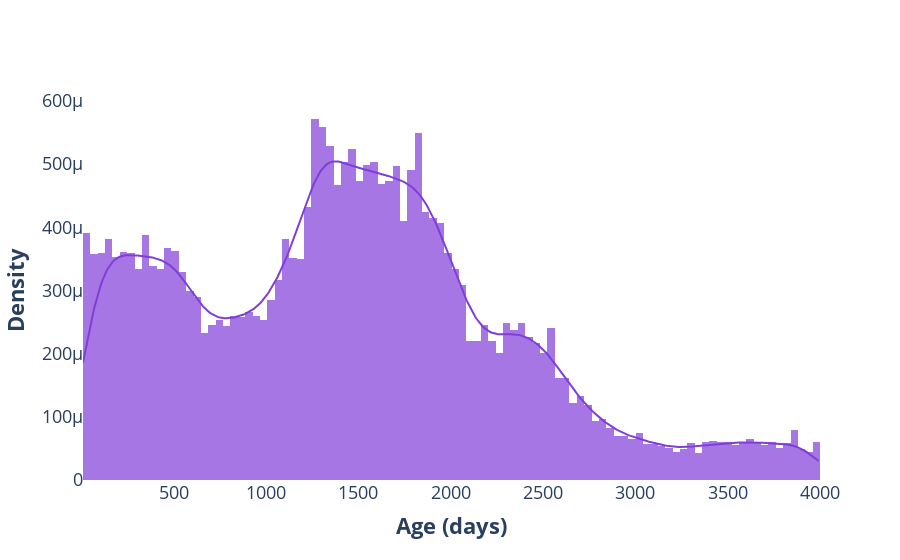

The cell this chart's notebook holds for it:
### Code cell
### 1D histogram with density

# Widgets:




channel = opts_channel[0]
x_var = opts_vars[0]
nbins = 100
x_min = 10
x_max = 4000
plot_color = "#813DDA"

# Nice name:
x_var_name = numvars[x_var]

# Filter the channel:
if channel == "All channels":
    x_vals = df_videos[x_var].replace([np.inf, -np.inf], np.nan).dropna()
else:
    x_vals = df_videos.loc[df_videos["channel_title"] == channel, x_var].replace([np.inf, -np.inf], np.nan).dropna()

# Checks the range:
msng = ""
warning_msng = "*Choose valid filter values."
if x_min >= x_max or x_max < np.min(x_vals) or x_min > np.max(x_vals):
    msng = warning_msng
    pass
else:
    if x_min < np.min(x_vals):
        msng = warning_msng
        pass
    else:
        x_vals = x_vals[x_vals > x_min]
    if x_max > np.max(x_vals):
        msng = warning_msng
        pass
    else:
        x_vals = x_vals[x_vals < x_max]

# Bin size:
binsize = np.abs(np.max(x_vals) - np.min(x_vals))/nbins

# Plot:
fig = ff.create_distplot(
    hist_data = [x_vals],
    group_labels = ["x"],
    curve_type = "kde",
    show_curve = True,
    show_hist = True,
    bin_size = binsize,
    show_rug = False,
    colors = [plot_color]
)
fig.update_traces(
    hovertemplate = "<b>Density: %{y:.2g}<br>" + 
                    x_var_name + ": %{x:.0f}</b><extra></extra>"
)
fig.update_layout(
    title = msng,
    xaxis_title = "<b>" + x_var_name + "</b>" ,
    yaxis_title = "<b>Density</b>",
    font = dict(
        size = 18
    ),
    showlegend = False,
    plot_bgcolor = "white",
    hoverlabel = dict(
        font_size = 18,
        font_family = "Rockwell"
    )
)

### Figure 1 — Plotly figure (JSON) as saved in the notebook; plotly's stock layout.template omitted (floating-point values rounded to 4 significant figures; data arrays with more than 128 entries replaced by an {"elided": "..."} marker saying what was removed)
{"data": [{"autobinx": false, "histnorm": "probability density", "hovertemplate": "<b>Density: %{y:.2g}<br>Age (days): %{x:.0f}</b><extra></extra>", "legendgroup": "x", "marker": {"color": "#813DDA"}, "name": "x", "opacity": 0.7, "type": "histogram", "x": {"elided": "68127 float values"}, "xaxis": "x", "xbins": {"end": 4000.0, "size": 39.9, "start": 10.02}, "yaxis": "y"}, {"hovertemplate": "<b>Density: %{y:.2g}<br>Age (days): %{x:.0f}</b><extra></extra>", "legendgroup": "x", "marker": {"color": "#813DDA"}, "mode": "lines", "name": "x", "showlegend": false, "type": "scatter", "x": {"elided": "500 float values"}, "xaxis": "x", "y": {"elided": "500 float values"}, "yaxis": "y"}], "layout": {"barmode": "overlay", "font": {"size": 18}, "hoverlabel": {"font": {"family": "Rockwell", "size": 18}}, "hovermode": "closest", "legend": {"traceorder": "reversed"}, "plot_bgcolor": "white", "showlegend": false, "title": {"text": ""}, "xaxis": {"anchor": "y2", "domain": [0, 1], "title": {"text": "<b>Age (days)</b>"}, "zeroline": false}, "yaxis": {"anchor": "free", "domain": [0, 1], "position": 0, "title": {"text": "<b>Density</b>"}}}}
